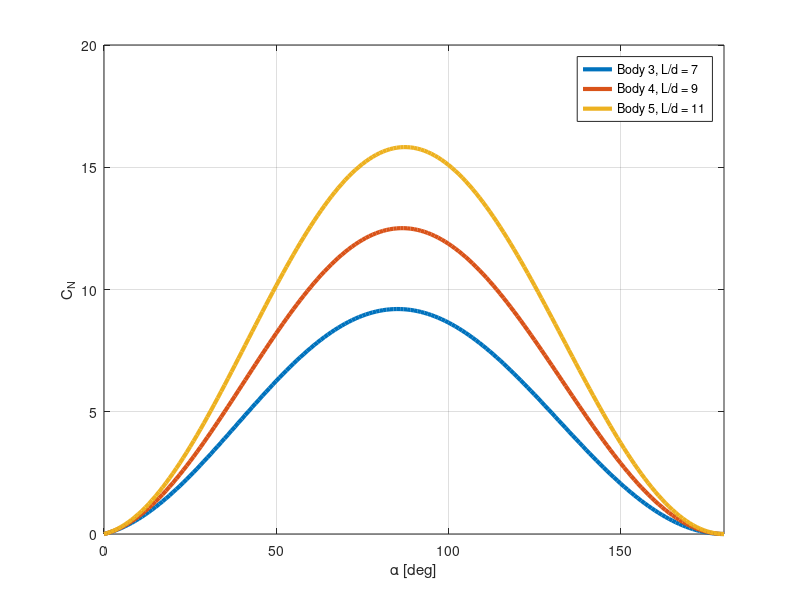

The MATLAB script that drew this image: (Note: this script raises an error after producing the figure.)
function [CN_ref_cone_Fleeman] = validate_JorgensenAllen
%
% VALIDATE_JORGENSENALLEN
% Validazione del modello Jørgensen–Allen per C_N usando i dati
% di Jorgensen, NASA TN D-6996 (1973):
%    - bodies 3–5 (cone–cylinder)
%    - body 9 (ogive-cylinder)
%
% Riferimento:
% L. H. Jorgensen, "Prediction of Static Aerodynamic Characteristics
% for Space-Shuttle-Like and Other Bodies at Angles of Attack from
% 0 to 180 deg", NASA TN D-6996, 1973.
%
% Questo script:
%  - calcola C_N(alpha) per i cone–cylinder bodies 3–5 a M=2.86, Re_d=1.25e6
%  - studia l'effetto di M per il body 9 (L/d=11)

clc;

%% Parametri di riferimento (da TN D-6996)
M_ref = 2.86;        % Mach di prova per i 9 corpi (Moo = 2.86)
Re_d  = 1.25e6;      % Reynolds basato sul diametro (Re = 1.25e6)
alpha_deg = linspace(0,180,181);  % range di attacco [deg] per la validazione

% Area di riferimento A = A_cyl = pi d^2 / 4, quindi A/d^2:
A_over_d2 = pi/4;

%% Geometria dei cone–cylinder bodies (fig. 9, riga "Cone")
% Tabella di fig. 9 (estratto per bodies 3–5):
% Body  L/d   ...   Ap/d^2   V/d^3    Xc/d    As/d^2   Nose
%   3     7   ...   5.500    3.925    4.183   17.34    Cone
%   4     9   ...   7.500    5.495    5.200   23.62    Cone
%   5    11   ...   9.500    7.065    6.211   29.91    Cone
%   9    11   ...   9.340    6.811    6.255   29.38    Ogive

bodies = struct([]);

% Body 3
bodies(1).id         = 3;
bodies(1).L_over_d   = 7.0;
bodies(1).Ap_over_d2 = 5.500;   % Ap/d^2
bodies(1).nose       = 'cone';

% Body 4
bodies(2).id         = 4;
bodies(2).L_over_d   = 9.0;
bodies(2).Ap_over_d2 = 7.500;   % Ap/d^2
bodies(2).nose       = 'cone';

% Body 5
bodies(3).id         = 5;
bodies(3).L_over_d   = 11.0;
bodies(3).Ap_over_d2 = 9.500;   % Ap/d^2
bodies(3).nose       = 'cone';

% Body 9
bodies(4).id         = 9;
bodies(4).L_over_d   = 11.0;
bodies(4).Ap_over_d2 = 9.340;   % Ap/d^2
bodies(4).nose       = 'ogive';

% Completa i coefficienti di area normalizzati con A = pi d^2/4
for k = 1:numel(bodies)
    bodies(k).Ab_over_A = 1.0;  % cilindro: area di base = area di riferimento
    bodies(k).Ap_over_A = bodies(k).Ap_over_d2 / A_over_d2; % (Ap/d^2)/(A/d^2)
end

%% VALIDAZIONE 1: M = 2.86, variazione fineness ratio (L/d = 7, 9, 11)

figure; hold on; grid on; box on;
colors = lines(numel(bodies));

for k = 1:(numel(bodies)-1)
    CN = CN_JA(alpha_deg, M_ref, Re_d, bodies(k));
    plot(alpha_deg, CN, 'LineWidth', 3, ...
         'Color', colors(k,:), ...
         'DisplayName', sprintf('Body %d, L/d = %.0f', ...
                      bodies(k).id, bodies(k).L_over_d));

    if k == 1
        CN_ref_cone_Fleeman.b7 = CN;
    elseif k == 2
        CN_ref_cone_Fleeman.b9 = CN;
    else
        CN_ref_cone_Fleeman.b11 = CN;
    end

end

xlabel('\alpha [deg]');
ylabel('C_N');
ylim([0 20]);          % Limiti dell’asse y
yticks(0:5:20);        % Tick ogni 5
xlim([0 180])
%title('Jorgensen-Allen: fineness ratio effect (cone-cylinder, M_\infty = 2.86)');
lgd = legend('Location','best');  
lgd.FontSize = 15;               




%% VALIDAZIONE 2: L/d = 11 (Body 9), effetto del Mach

bodyLd11 = bodies(4);   % Body 9, L/d = 11, ogive–cylinder

% Valori di Mach per lo sweep (puoi modificarli a piacere)
Mach_list = [0.3 1.5 2.9 7.0];

figure; hold on; grid on; box on;
colors = lines(numel(Mach_list));

for i = 1:numel(Mach_list)
    M = Mach_list(i);
    CN_M = CN_JA(alpha_deg, M, Re_d, bodyLd11);
    plot(alpha_deg, CN_M, 'LineWidth', 3, ...
         'Color', colors(i,:), ...
         'DisplayName', sprintf('M_\\infty = %.2g', M));
end

xlabel('\alpha [deg]');
ylabel('C_N');
%ylim([0 20]);          % Limiti dell’asse y
ylim([0 2]);   
yticks(0:4:20);        % Tick ogni 4
%xlim([0 180])
xlim([0 15])
%title(sprintf('Jorgensen-Allen: M_\\infty effect (Body %d, ogive-cylinder, L/d = %.0f)', ...
%      bodyLd11.id, bodyLd11.L_over_d));
lgd = legend('Location','best');  
lgd.FontSize = 15;   



end 





% =====================================================================
%                 SOTTOFUNZIONI
% =====================================================================

function CN = CN_JA(alpha_deg, M_inf, Re_d, body)
% CN_JA  Calcola C_N(alpha) con il modello Jørgensen–Allen
%
%  CN(alpha) = (Ab/A) sin(2a) cos(a/2) + eta_eff * Cdn * (Ap/A) sin^2(a')
%  con a' = a   per 0 <= a <= 90 deg
%      a' = 180-a per 90 < a <= 180 deg
%
% alpha_deg : vettore di angoli d'attacco [deg], tipicamente 0–180
% M_inf     : Mach di freestream
% Re_d      : Reynolds basato sul diametro
% body      : struct con campi:
%             L_over_d, Ab_over_A, Ap_over_A

alpha_deg = alpha_deg(:).';      % riga
a_rad     = deg2rad(alpha_deg);  % [rad]

% Angolo ridotto a' in [0, 90] gradi per il termine di crossflow
alpha_prime_deg = alpha_deg;
mask = alpha_prime_deg > 90;
alpha_prime_deg(mask) = 180 - alpha_prime_deg(mask);
a_p_rad = deg2rad(alpha_prime_deg);

% Componenti di Mach e Reynolds in crossflow
M_n  = M_inf .* sin(a_p_rad);
Re_n = Re_d  .* sin(a_p_rad);

% Crossflow drag coefficient Cdn(Mn, Ren)
Cdn = Cdn_circ_cyl(M_n, Re_n);

% Fattore di proporzionalità base eta(L/d, M_inf) (come prima)
eta0 = eta_crossflow(body.L_over_d, M_inf);

% NUOVO: fattore di scala in funzione del Mach
gM   = Mach_factor(M_inf);

% Fattore efficace per il termine di crossflow
eta_eff = eta0 * gM;

% Termine slender-body (potenziale)
slender = body.Ab_over_A .* sin(2*a_rad) .* cos(a_rad/2);

% Termine crossflow (viscoso) scalato con il Mach
cross = eta_eff .* Cdn .* body.Ap_over_A .* (sin(a_p_rad)).^2;

% Somma: modello Jørgensen–Allen
CN = slender + cross;

end





function Cdn = Cdn_circ_cyl(Mn, ~)
Cdn_high = 1.3;
Mn = abs(Mn);

Mc = 0.05;  % scala "piccola" di Mach normale

% Cdn sale come ~ (Mn/Mc)^2 per Mn << Mc, e tende a Cdn_high per Mn >> Mc
Cdn = Cdn_high * (1 - exp(-(Mn./Mc).^2));
end




function eta = eta_crossflow(L_over_d, M_inf)
% ETA_CROSSFLOW  Fattore di proporzionalità eta per il termine di crossflow.
%
% Da Jorgensen (fig. 4) e letteratura associata:
%  - a Mach supersonici/ipersonici si può assumere eta ~ 1
%  - a Mach subsonici, eta cresce con L/d (drag di cilindro finito vs infinito)
%
% Qui uso una forma semplice:
%  eta = min( 0.05 (L/d) + 0.52 , 1.0 ) per M_inf < 1.2
%  eta = 1.0 per M_inf >= 1.2
%
% Se vuoi ancora più regolarità rispetto a M, puoi rendere anche questa
% transizione liscia (es. con una sigmoide in funzione di M_inf).

if M_inf >= 1.2
    eta = 1.0;
else
    eta = 0.05 * L_over_d + 0.52;
    eta = min(eta, 1.0);
end

end




function gM = Mach_factor(M_inf)
% MACH_FACTOR  Fattore di scala in funzione del Mach per il termine di crossflow.

if M_inf <= 0.3
    % per M <= 0.3 fisso il valore desiderato
    gM = 0.64;
elseif M_inf <= 1.5
    % interpolo linearmente da 0.64 (M=0.3) a 1.15 (M=1.5)
    M1 = 0.3;  g1 = 0.64;
    M2 = 1.5;  g2 = 1.15;
    t  = (M_inf - M1)/(M2 - M1);
    gM = g1 + (g2 - g1)*t;
elseif M_inf <= 2.86
    % interpolo da 1.15 (M=1.5) a 1.00 (M=2.86)
    M1 = 1.5;   g1 = 1.15;
    M2 = 2.9;   g2 = 1.00;
    t  = (M_inf - M1)/(M2 - M1);
    gM = g1 + (g2 - g1)*t;
else
    % per M >= 2.86 scendo da 1.00 (M=2.86) a 0.96 (M=7.0)
    M1 = 2.9;   g1 = 1.00;
    M2 = 7.0;   g2 = 0.96;
    t  = (M_inf - M1)/(M2 - M1);
    t  = max(min(t,1.0),0.0);
    gM = g1 + (g2 - g1)*t;
end

end
